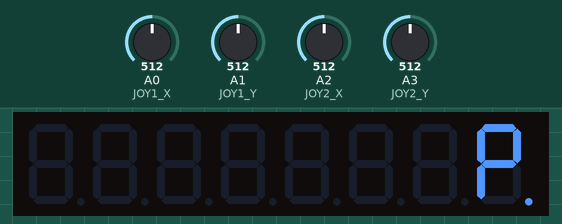
Bench run of a sketch on a simulated Arduino Uno, built with avr-gcc and run on an emulated ATmega328P. Shown: 8-digit seven-segment display. The inputs (shaded band) are chosen by the test bench; at power-on: A0 (JOY1_X) = 512, A1 (JOY1_Y) = 512, A2 (JOY2_X) = 512, A3 (JOY2_Y) = 512. Random numbers use the default seed unless the sketch sets one.

Above: at 1.2 s.
1.3 s: A0 (JOY1_X) set to 414
2.8 s: A0 (JOY1_X) set to 388
At 4.0 s:
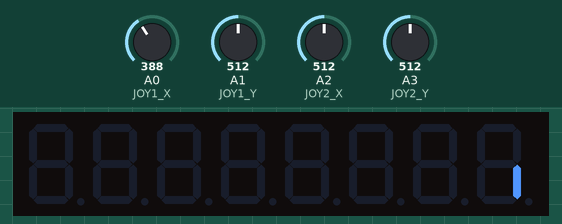
At 37.3 s:
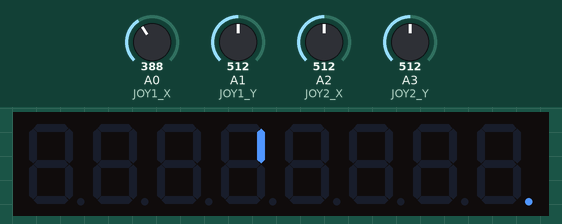
Timing chart, 0 to 38.0 s (numbered marks = the images above; inputs shaded):
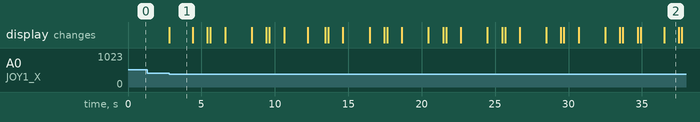

The sketch:

snek.ino
```cpp
#include <LedControl.h>

// LED matrix pins
const byte DIN_PIN = 7;
const byte CS_PIN = 6;
const byte CLK_PIN = 5;
LedControl lc = LedControl(DIN_PIN, CLK_PIN, CS_PIN, 1);

// Joystick pins
const int JOY1_X = A0;
const int JOY1_Y = A1;
const int JOY2_X = A2;
const int JOY2_Y = A3;

// Game parameters
const byte ROWS = 32;
const byte COLS = 32;
const int GAME_SPEED = 200;

// Game states
enum GameState { MENU, PLAYING, GAME_OVER };
GameState gameState;

const byte MAX_LENGTH = 128;

struct Snake {
  uint8_t headX, headY;
  uint8_t length;
  uint8_t tailX[MAX_LENGTH];
  uint8_t tailY[MAX_LENGTH];
  uint8_t direction;
  uint8_t prevDirection;
};


Snake snake1, snake2;

int foodX, foodY;

void displayGameOver() {
  // Display a simple "Game Over" message
  lc.setChar(0, 0, 'G', true);
  lc.setChar(0, 8, 'A', true);
  lc.setChar(0, 16, 'M', true);
  lc.setChar(0, 24, 'E', true);
  delay(1000);
  lc.clearDisplay(0);
  delay(200);
  lc.setChar(0, 0, 'O', true);
  lc.setChar(0, 8, 'V', true);
  lc.setChar(0, 16, 'E', true);
  lc.setChar(0, 24, 'R', true);
  delay(1000);
  lc.clearDisplay(0);
  delay(200);

  // Wait for input to restart the game
  if (analogRead(JOY1_X) < 400 || analogRead(JOY1_Y) < 400 || analogRead(JOY2_X) < 400 || analogRead(JOY2_Y) < 400) {
    initializeGame();
    gameState = PLAYING;
  }
}

void initializeGame() {
  // Initialize Snake 1
  snake1.headX = COLS / 4;
  snake1.headY = ROWS / 2;
  snake1.length = 3;
  snake1.direction = 1; // Right
  snake1.prevDirection = 1;

  // Initialize Snake 1 tail
  for (int i = 0; i < snake1.length; i++) {
    snake1.tailX[i] = snake1.headX - i - 1;
    snake1.tailY[i] = snake1.headY;
  }

//   Initialize Snake 2
  snake2.headX = (3 * COLS) / 4;
  snake2.headY = ROWS / 2;
  snake2.length = 3;
  snake2.direction = 0; // Left
  snake2.prevDirection = 0;

  // Initialize Snake 2 tail
  for (int i = 0; i < snake2.length; i++) {
    snake2.tailX[i] = snake2.headX + i + 1;
    snake2.tailY[i] = snake2.headY;
  }

  // Spawn the initial food
  foodX = -1;
  foodY = -1;
  spawnFood();
}


// Initialize the game
void setup() {
  // Setup LED matrix
  lc.shutdown(0, false);
  lc.setIntensity(0, 8);
  lc.clearDisplay(0);

  // Setup joysticks
  pinMode(JOY1_X, INPUT);
  pinMode(JOY1_Y, INPUT);
  pinMode(JOY2_X, INPUT);
  pinMode(JOY2_Y, INPUT);

  // Initialize game state
  gameState = MENU;

  // Initialize random seed
  randomSeed(analogRead(0));
}

void loop() {
  switch (gameState) {
    case MENU:
      // Display menu and wait for input
      displayMenu();
      break;
    case PLAYING:
      readJoystickInput();
      updateSnakePositions();
      checkCollisions();
      updateFood();
      drawGameState();
      delay(GAME_SPEED);
      break;
    case GAME_OVER:
      // Display game over and wait for input
      displayGameOver();
      break;
  }
}

void displayMenu() {
  // Display a simple menu and wait for input to start the game
  // You can customize this to include instructions or other menu options
  lc.setChar(0, 0, 'P', true);
  lc.setChar(0, 8, 'L', true);
  lc.setChar(0, 16, 'A', true);
  lc.setChar(0, 24, 'Y', true);

  if (analogRead(JOY1_X) < 400 || analogRead(JOY1_Y) < 400 || analogRead(JOY2_X) < 400 || analogRead(JOY2_Y) < 400) {
    initializeGame();
    gameState = PLAYING;
  }
}

void readJoystickInput() {
  // Read input from both joysticks and update snake directions
  // Prevent snakes from reversing direction directly
  updateSnakeDirection(snake1, analogRead(JOY1_X), analogRead(JOY1_Y));
  updateSnakeDirection(snake2, analogRead(JOY2_X), analogRead(JOY2_Y));
}

void updateSnakeDirection(Snake &snake, int x, int y) {
  if (x < 400) {
    if (snake.prevDirection != 1) {
      snake.direction = 0; // Left
    }
  } else if (x > 600) {
    if (snake.prevDirection != 0) {
      snake.direction = 1; // Right
    }
  } else if (y < 400) {
    if (snake.prevDirection != 3) {
      snake.direction = 2; // Up
    }
  } else if (y > 600) {
    if (snake.prevDirection != 2) {
      snake.direction = 3; // Down
    }
  }
}

void updateSnakePositions() {
  // Update snake positions based on their current direction
  moveSnake(snake1);
  moveSnake(snake2);
}

void moveSnake(Snake &snake) {
  // Shift tail positions
  for (int i = snake.length - 1; i > 0; i--) {
    snake.tailX[i] = snake.tailX[i - 1];
    snake.tailY[i] = snake.tailY[i - 1];
  }

  // Update the head position based on direction
  switch (snake.direction) {
    case 0: // Left
      snake.headX--;
      break;
    case 1: // Right
      snake.headX++;
      break;
    case 2: // Up
      snake.headY--;
      break;
    case 3: // Down
      snake.headY++;
      break;
  }

  // Update the first tail position to the previous head position
  snake.tailX[0] = snake.headX;
  snake.tailY[0] = snake.headY;

  // Store the previous direction
  snake.prevDirection = snake.direction;
}

void checkCollisions() {
  // Check for collisions with boundaries, food, and other snakes
  checkBoundaryCollision(snake1);
  checkBoundaryCollision(snake2);
  checkFoodCollision(snake1);
  checkFoodCollision(snake2);
  checkSnakeCollision(snake1, snake2);
  checkSnakeCollision(snake2, snake1);
}

void checkBoundaryCollision(Snake &snake) {
  if (snake.headX < 0 || snake.headX >= COLS || snake.headY < 0 || snake.headY >= ROWS) {
    gameState = GAME_OVER;
  }
}

void checkFoodCollision(Snake &snake) {
  if (snake.headX == foodX && snake.headY == foodY) {
    snake.length++;
    spawnFood();
  }
}

void checkSnakeCollision(Snake &snakeA, Snake &snakeB) {
  for (int i = 0; i < snakeB.length; i++) {
    if (snakeA.headX == snakeB.tailX[i] && snakeA.headY == snakeB.tailY[i]) {
      gameState = GAME_OVER;
    }
  }
}

void updateFood() {
  // If there is no food on the board, spawn new food
  if (foodX == -1 && foodY == -1) {
    spawnFood();
  }
}

void spawnFood() {
  bool validPosition;

  do {
    validPosition = true;
    foodX = random(COLS);
    foodY = random(ROWS);

    // Check if the food position is valid (not on any snake)
    for (int i = 0; i < snake1.length; i++) {
      if (foodX == snake1.tailX[i] && foodY == snake1.tailY[i]) {
        validPosition = false;
        break;
      }
    }

    for (int i = 0; i < snake2.length; i++) {
      if (foodX == snake2.tailX[i] && foodY == snake2.tailY[i]) {
        validPosition = false;
        break;
      }
    }
  } while (!validPosition);
}

void drawGameState() {
  lc.clearDisplay(0);

  // Draw the food
  lc.setLed(0, foodX, foodY, true);

  // Draw Snake 1
  for (int i = 0; i < snake1.length; i++) {
    lc.setLed(0, snake1.tailX[i], snake1.tailY[i], true);
  }

  // Draw Snake 2
  for (int i = 0; i < snake2.length; i++) {
    lc.setLed(0, snake2.tailX[i], snake2.tailY[i], true);
  }
}
```

Measured:
- the behaviour switches between 400 and 399 on A0 (JOY1_X) (found by bisection; images 0 and 1)
- after the input at 1.3 s, every drawn part: stays the same
- after the input at 2.8 s, the display: changes at once (image 1)
